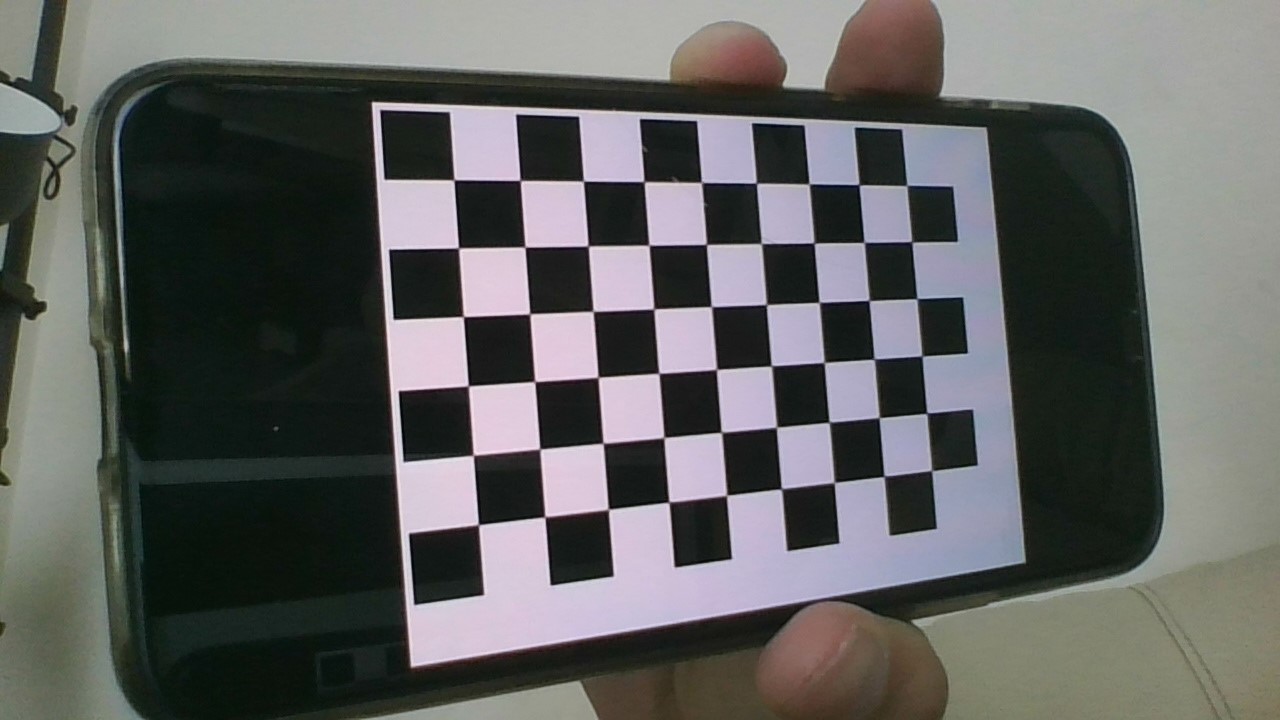
#> input picture chessboard-images/pic-1.jpg, 1280 x 720 px; its folder holds only this picture in this run
$ python main.py
#> lines starting #> are read from the running program, lines starting #| are printed output that depends on the picture; after the words box and inside, x2 and y2 are one past the last pixel; in counts of white or black regions, pixels touching at a corner belong together
import numpy as np
import cv2
import glob

# termination criteria
criteria = (cv2.TERM_CRITERIA_EPS + cv2.TERM_CRITERIA_MAX_ITER, 30, 0.001)

# prepare object points, like (0,0,0), (1,0,0), (2,0,0) ....,(6,5,0)
objp = np.zeros((6*7,3), np.float32)
objp[:,:2] = np.mgrid[0:7,0:6].T.reshape(-1,2)

# Arrays to store object points and image points from all the images.
objpoints = [] # 3d point in real world space
imgpoints = [] # 2d points in image plane.

images = glob.glob('./chessboard-images/*.jpg')

for fnam in images:
    img = cv2.imread(fnam)
#> img is the input picture: shape (720, 1280, 3); mean B, G, R 96.2, 97.6, 96.7
    # cv2.imshow('img', img)
    # cv2.waitKey(0)
    # cv2.destroyAllWindows()

    gray = cv2.cvtColor(img,cv2.COLOR_BGR2GRAY)
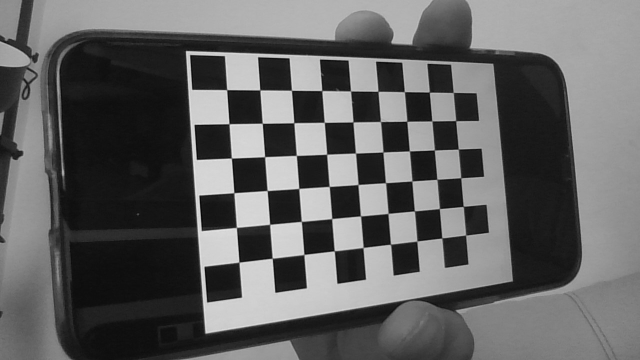
#> gray: shape (720, 1280) (shown at 1/2 size); min 2, max 237, mean 97.2

    # Find the chess board corners
    ret, corners = cv2.findChessboardCorners(gray, (9,6),None)
#> ret = True; corners = 54 rows, first 8: [454.2, 179.8], [520.3, 180.6], [583.5, 181.1], [643.9, 181.5], [701.6, 182.3], [756.5, 183.5], [808.7, 183.7], [858.9, 184.6]
    print(ret)
#| True

    # If found, add object points, image points (after refining them)
    if ret == True:
        objpoints.append(objp)

        corners2 = cv2.cornerSubPix(gray,corners,(11,11),(-1,-1),criteria)
#> corners2 = 54 rows, first 8: [454, 179.9], [520.2, 180.4], [583.4, 181.1], [644.1, 181.7], [701.5, 182.4], [756.4, 183.2], [809.1, 183.9], [859, 184.7]
        imgpoints.append(corners2)

        # Draw and display the corners
        img = cv2.drawChessboardCorners(img, (7,6), corners2,ret)
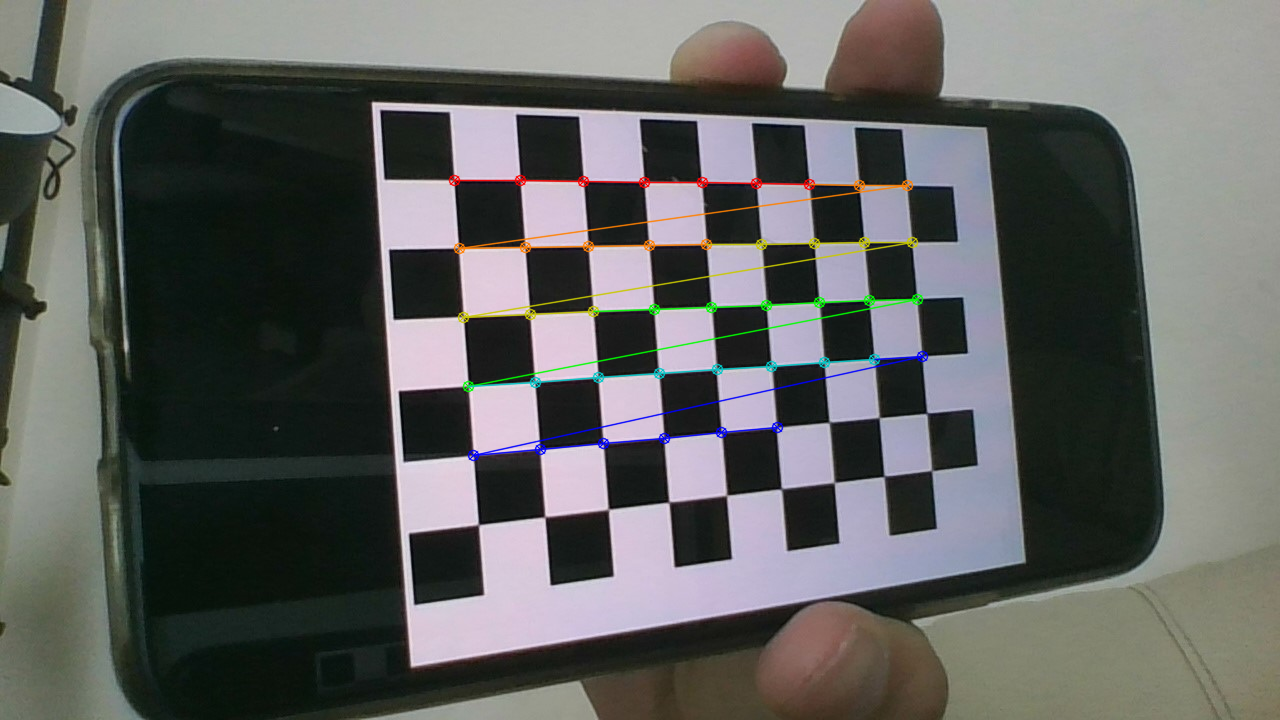
#> img: shape (720, 1280, 3); 1.64% of pixels changed, all inside (x1, y1, x2, y2) = (448, 174, 929, 462)
        cv2.imshow('img',img)
        cv2.waitKey(0)

        # Calibrate camera
#> (the run stopped early here; a loop or call above may not have finished)

$ run again, on chessboard-images/pic-5.jpg
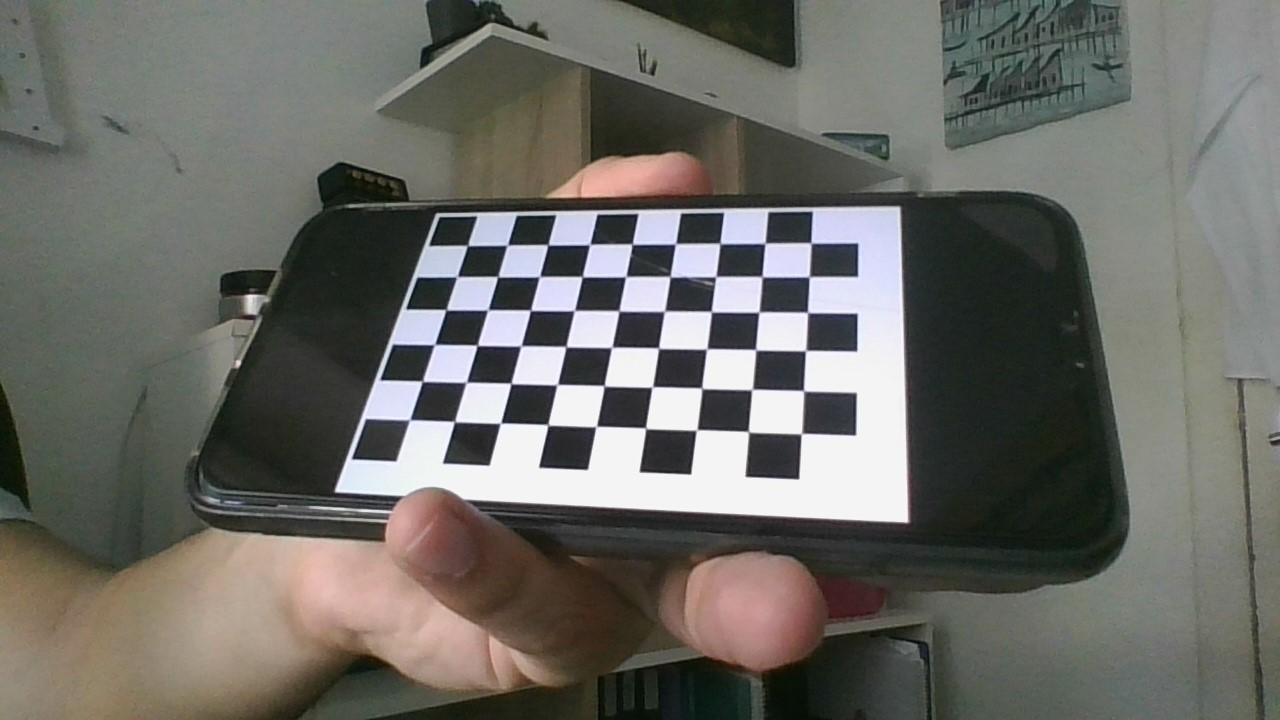
#> input picture chessboard-images/pic-5.jpg, 1280 x 720 px
#> img is the input picture: shape (720, 1280, 3); mean B, G, R 101.3, 106.8, 107.4
#> `gray = cv2.cvtColor(img,cv2.COLOR_BGR2GRAY)`:
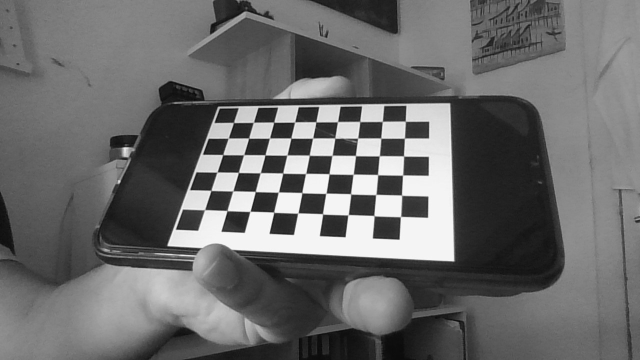
#> gray: shape (720, 1280) (shown at 1/2 size); min 2, max 255, mean 106.4
#> ret = True; corners = 54 rows, first 8: [467.7, 245.6], [508, 244.9], [547.8, 245], [589.9, 244.6], [631.8, 244.2], [675.3, 243.7], [720, 243.4], [764.8, 243.4]
#| True
#> corners2 = 54 rows, first 8: [467.5, 245.5], [507.3, 245.1], [547.9, 244.8], [589.7, 244.5], [632.1, 244.2], [675.5, 243.8], [719.9, 243.4], [765, 243.3]
#> `img = cv2.drawChessboardCorners(img, (7,6), corners2,ret)`:
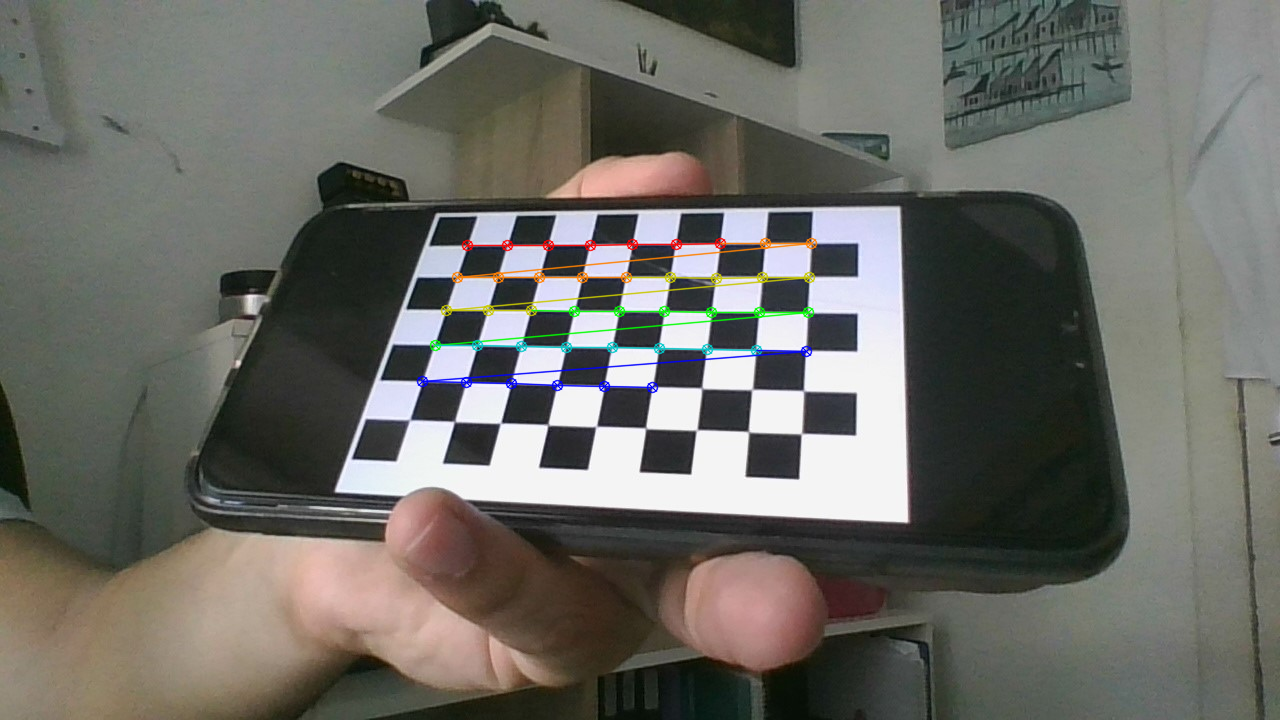
#> img: shape (720, 1280, 3); 1.35% of pixels changed, all inside (x1, y1, x2, y2) = (416, 237, 818, 394)

$ run again, on chessboard-images/pic-6.jpg
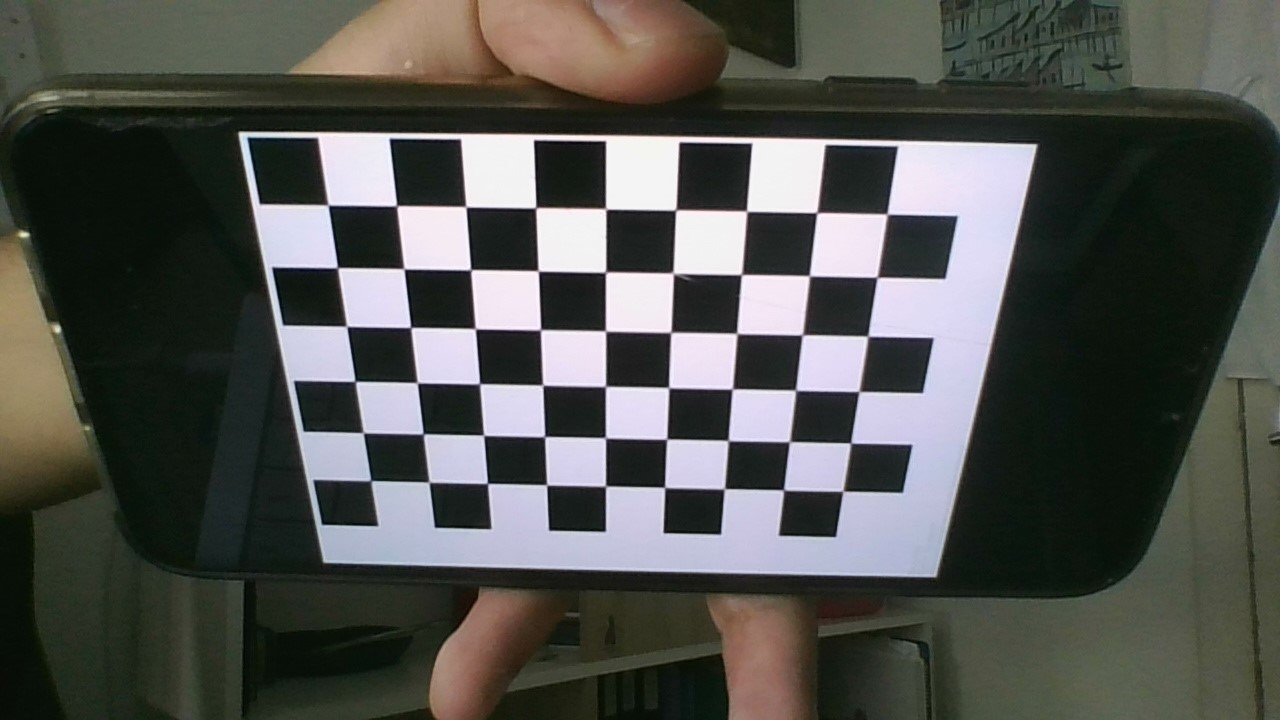
#> input picture chessboard-images/pic-6.jpg, 1280 x 720 px
#> img is the input picture: shape (720, 1280, 3); mean B, G, R 79.4, 83.5, 82.3
#> `gray = cv2.cvtColor(img,cv2.COLOR_BGR2GRAY)`:
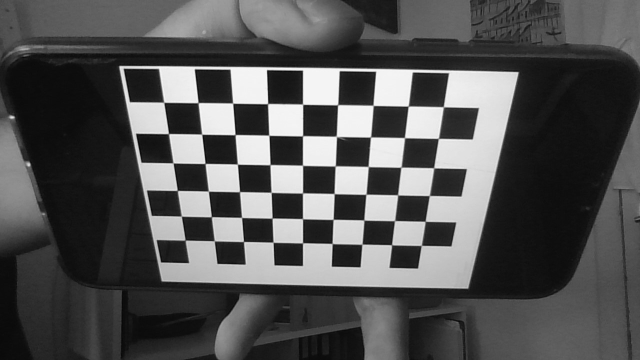
#> gray: shape (720, 1280) (shown at 1/2 size); min 2, max 254, mean 82.7
#> ret = True; corners = 54 rows, first 8: [328.6, 205.2], [396.9, 205.8], [466.3, 207.2], [535.7, 207.7], [606.6, 209.5], [675.4, 209.8], [747.1, 211.6], [816.6, 212.7]
#| True
#> corners2 = 54 rows, first 8: [328, 205.1], [396.7, 205.8], [465.9, 206.7], [535.8, 207.7], [605.7, 208.9], [675.7, 210], [746.6, 211.2], [816.8, 212.7]
#> `img = cv2.drawChessboardCorners(img, (7,6), corners2,ret)`:
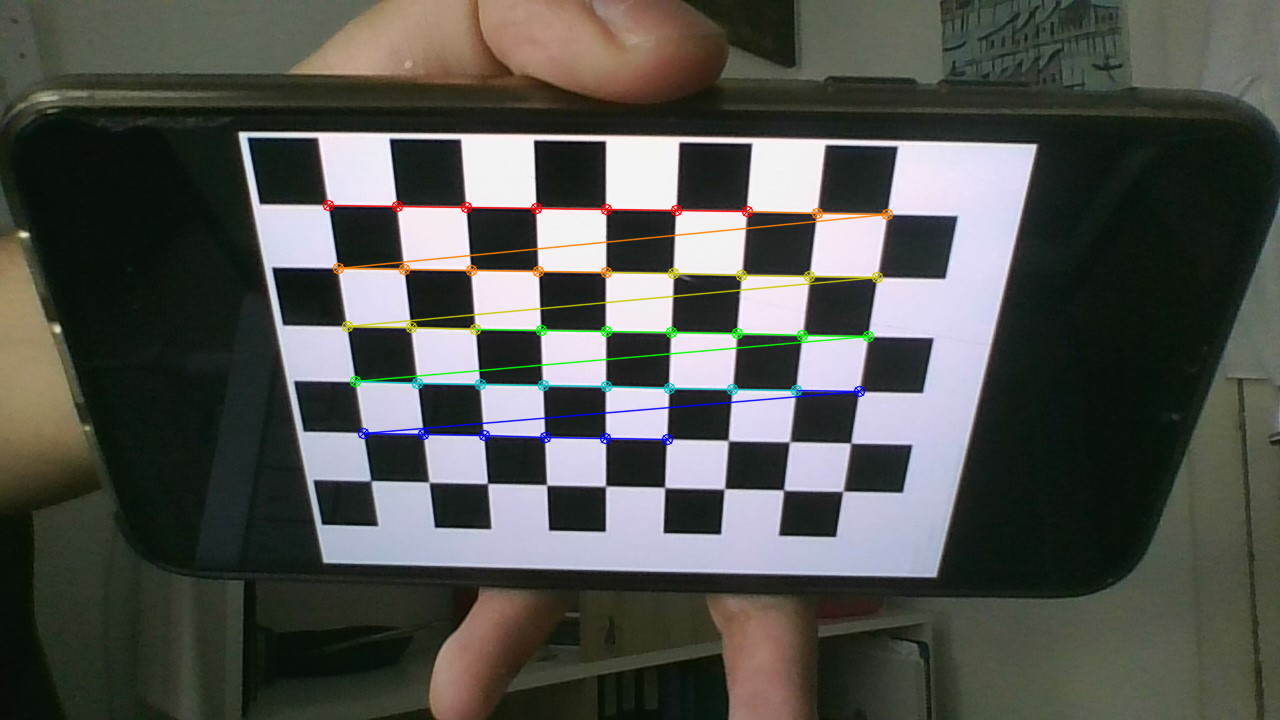
#> img: shape (720, 1280, 3); 1.82% of pixels changed, all inside (x1, y1, x2, y2) = (322, 199, 894, 446)
